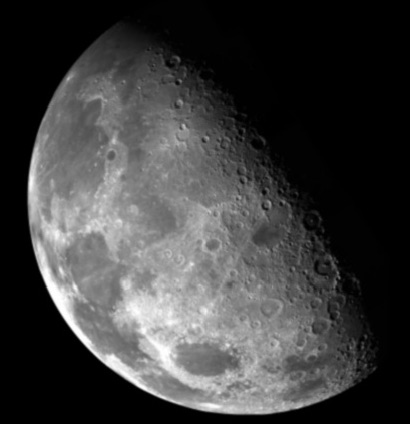
#> input picture day04/moon_gray.jpg, 410 x 424 px
$ python step2_edge_morphology.py
#> lines starting #> are read from the running program, lines starting #| are printed output that depends on the picture; after the words box and inside, x2 and y2 are one past the last pixel; in counts of white or black regions, pixels touching at a corner belong together
import urllib.request
import os
from pathlib import Path
import cv2 as cv
import numpy as np
import matplotlib.pylab as plt

# ============================================================
# 샘플 이미지 자동 다운로드
# ============================================================
def get_sample(filename, repo='opencv'):
    """
    샘플 이미지를 자동으로 다운로드하는 헬퍼 함수

    Args:
        filename (str): 이미지 파일명 (예: 'sudoku.png')
        repo (str): 저장소 선택
            - 'opencv': https://github.com/opencv/opencv/samples/data
            - 'insightbook': https://github.com/dltpdn/insightbook.opencv_project_python/img

    Returns:
        str: 로컬 파일 경로 (다운로드되지 않으면 None)

    Example:
        img = cv.imread(get_sample('sudoku.png'))
        img2 = cv.imread(get_sample('street.jpg', repo='insightbook'))
    """

    # 저장소 URL 매핑
    repo_urls = {
        'opencv': 'https://raw.githubusercontent.com/opencv/opencv/master/samples/data',
        'insightbook': 'https://raw.githubusercontent.com/dltpdn/insightbook.opencv_project_python/master/img'
    }

    if repo not in repo_urls:
        print(f"❌ 알 수 없는 저장소: {repo}. 'opencv' 또는 'insightbook' 중 선택하세요.")
        return None

    # 로컬 파일 존재 확인
    if os.path.exists(filename):
        print(f"✅ 이미 존재: {filename}")
        return filename

    # 다운로드
    url = f"{repo_urls[repo]}/{filename}"
    try:
        print(f"📥 다운로드 중: {filename} ({repo})...")
        urllib.request.urlretrieve(url, filename)
        print(f"✅ 다운로드 완료: {filename}")
        return filename
    except Exception as e:
        print(f"❌ 다운로드 실패: {e}")
        print(f"   URL: {url}")
        return None

# 이미지 로드
img = cv.imread(get_sample('moon_gray.jpg', repo='insightbook'))
#> img is the input picture: shape (424, 410, 3); min 0, max 255, mean 61.8

if img is None:
    print("❌ 이미지를 불러올 수 없습니다.")
    exit()

# 그레이스케일 변환
gray = cv.cvtColor(img, cv.COLOR_BGR2GRAY)

# ============================================================
# 1. Canny 에지 검출
# ============================================================
threshold1 = 100   # 낮은 임계값
threshold2 = 200  # 높은 임계값
#
# Canny 에지 검출 적용
edges = cv.Canny(gray, threshold1, threshold2)
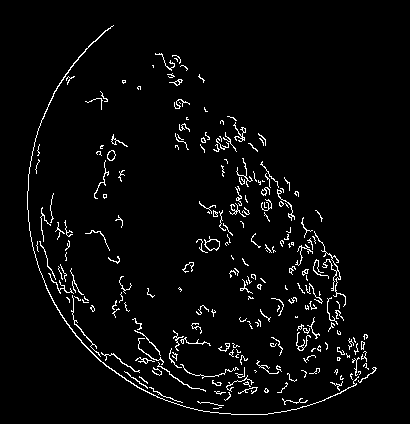
#> edges: shape (424, 410); 3.6% white in thin lines or dots, all inside (x1, y1, x2, y2) = (27, 25, 377, 415)

# ============================================================
# 2. 모폴로지 연산 — 열기 (Opening)
# ============================================================
# 커널 생성 (5x5 타원)
kernel = cv.getStructuringElement(cv.MORPH_ELLIPSE, (3, 3))
#
# 열기 연산 (침식 후 팽창: 노이즈 제거)
edges_cleaned = cv.morphologyEx(edges, cv.MORPH_OPEN, kernel)
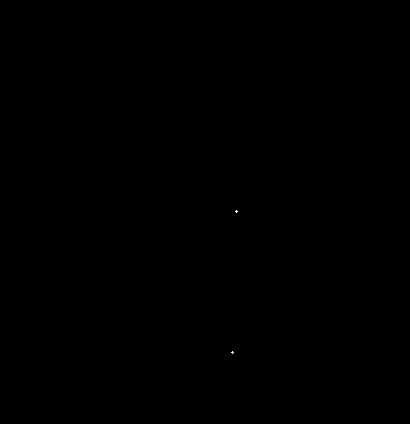
#> edges_cleaned: shape (424, 410); 0.01% white in thin lines or dots, all inside (x1, y1, x2, y2) = (231, 210, 238, 354)
#
# 선택사항: 닫기 연산 (팽창 후 침식: 구멍 채우기)
edges_closed = cv.morphologyEx(edges_cleaned, cv.MORPH_CLOSE, kernel)

# ============================================================
# 3. 결과 비교 표시
# ============================================================
# 원본 → Canny → 열기 → 닫기 순서로 4개 이미지 배열
canny_color = cv.cvtColor(edges, cv.COLOR_GRAY2BGR)
cleaned_color = cv.cvtColor(edges_cleaned, cv.COLOR_GRAY2BGR)
closed_color = cv.cvtColor(edges_closed, cv.COLOR_GRAY2BGR)
#
top_row = np.hstack([img, canny_color])
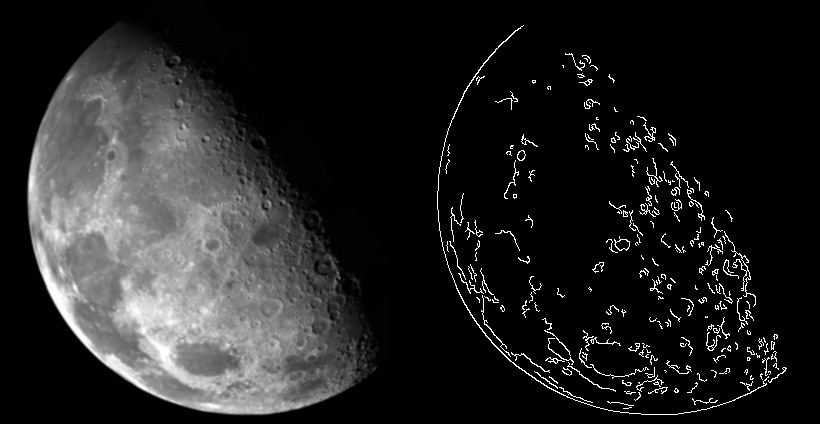
#> top_row: shape (424, 820, 3); min 0, max 255, mean 35.4
bottom_row = np.hstack([cleaned_color])
result = np.hstack([top_row, bottom_row])
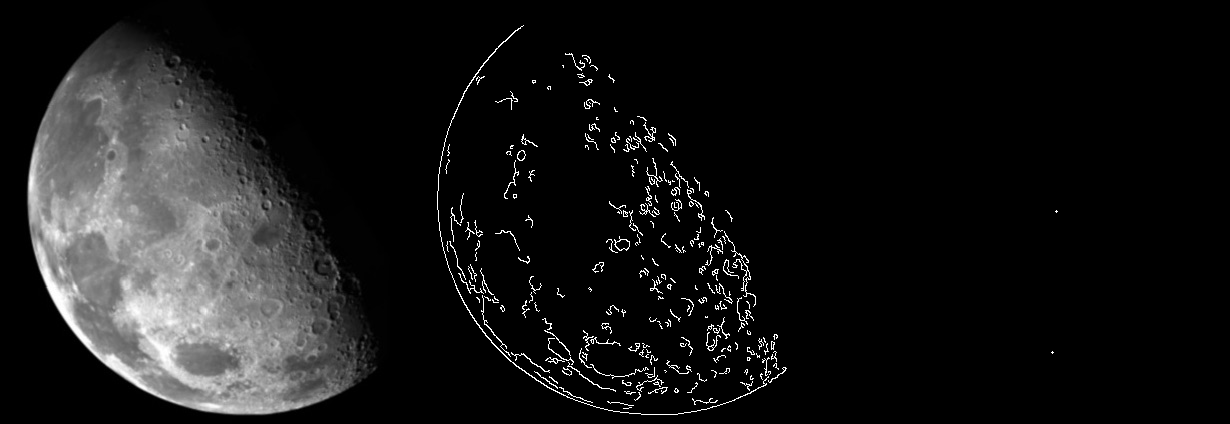
#> result: shape (424, 1230, 3); min 0, max 255, mean 23.6
#
cv.imshow('Edge Detection + Morphology', result)
cv.waitKey(0)
cv.destroyAllWindows()
